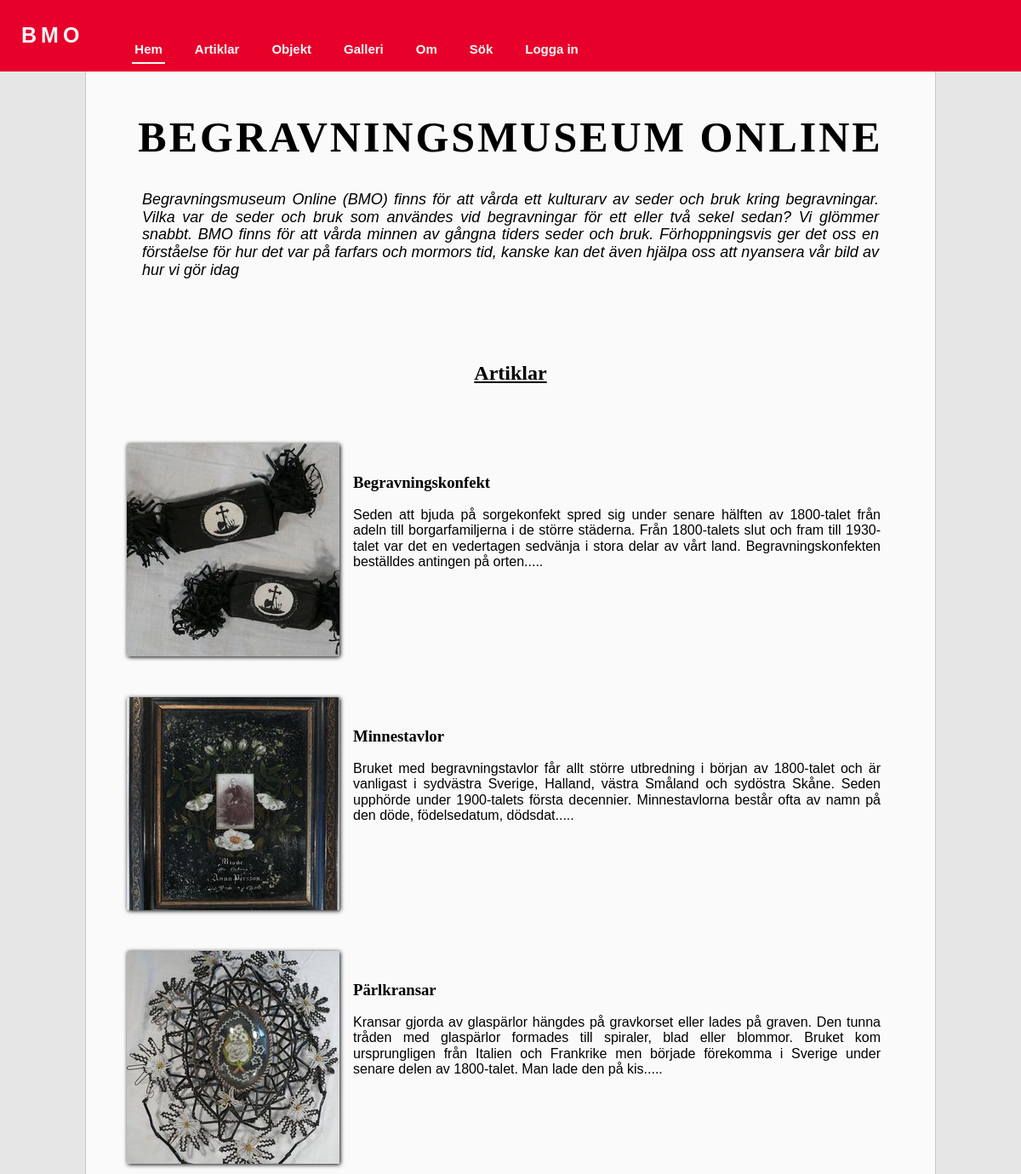
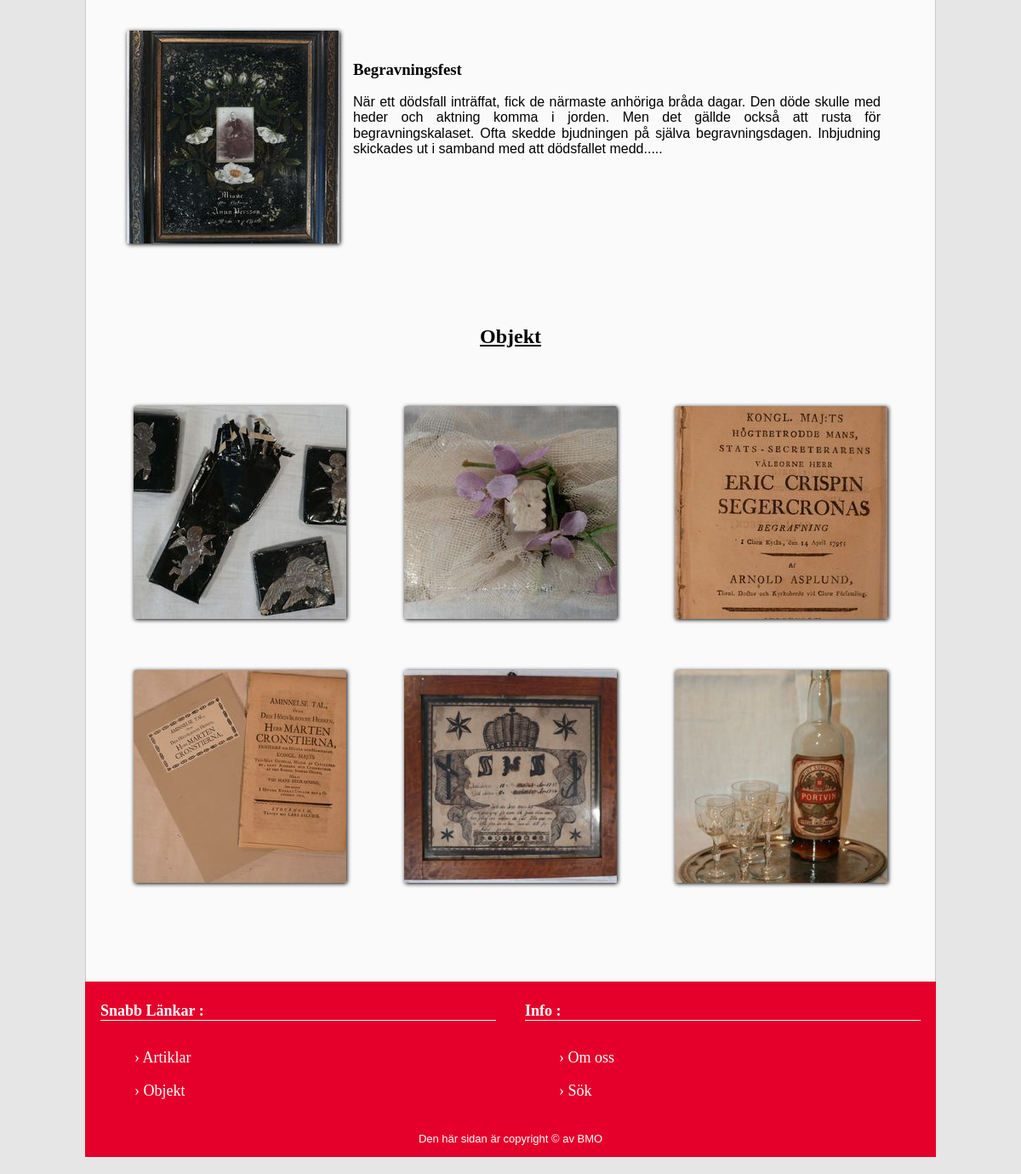
Page /public/home.php on the committed database (2 pictures, top to bottom).
### tables this page shows
CREATE TABLE "Article" ("id" INTEGER PRIMARY KEY  AUTOINCREMENT  NOT NULL  UNIQUE , "category" TEXT, "title" TEXT, "content" TEXT, "author" TEXT, "pubdate" DATETIME NOT NULL  DEFAULT CURRENT_DATE);

### src/database.php (called while the page is built, shortened)
<?php
function getAllArticles(): string
{
    $sql = <<<EOD
    SELECT
        id,
        category,
        title,
        content,
        author,
        pubdate
    FROM Article
    ;
    EOD;
    return $sql;
}

### view/pages/all_articles.php (called while the page is built)
<?php
$dsn = getDsn("bmo.sqlite");
$db = connectToDatabase($dsn);
$sql = getAllArticles();
$satment = $db->prepare($sql);
$satment->execute();
$result = $satment->fetchAll();

### src/article.php (called while the page is built, shortened)
<?php
function getContentMedium(string $content): string
{
    $text = "";
    for ($i = 3; $i < 300; $i++) {
        $text .= $content[$i];
    }
    $text .= ".....";
    return $text;
}
function getContentLong(string $content): string
{
    $text = "";
    for ($i = 3; $i < 453; $i++) {
        $text .= $content[$i];
    }
    return $text;
}

### view/pages/home.php (called while the page is built)
<?php
$objects = [
    "begravningskonfekt änglar" => "img/250x250/begravningskonfekt_anglar_x4.jpg",
    "begravningskonfekt högre stånd" => "img/250x250/begravningskonfekt_hogre_stand.jpg",
    "begravningskonfekt Madonna Maria o Jesus" => "img/250x250/begravningstal_eric_crispin_segercronas.jpg",
    "begravningskonfekt svart tro hopp kärlek" => "img/250x250/begravningstal_marten_cronstierna.jpg",
    "begravningskonfekt svart tro hopp " => "img/250x250/minnestavla_sus.jpg",
    "begravningskonfekt svart tro " => "img/250x250/portvin_med_glas.jpg",
];

### public/home.php (the view, shortened to what this page needs)
<?php
    include('../view/header.php');
    include('../view/navbar.php');
    include('../view/pages/home.php');
    include('../view/pages/all_articles.php');
    include('../src/article.php');
?>
<main class="main">
    <header>
        <h1 class="page_title">Begravningsmuseum Online</h1>
    </header>
    <p class="page_intro">
        <?= getContentLong($result[3]["content"]) ?>
    </p>
    <h2 class="page_h2"><a class="article_link" href="all_articles.php">Artiklar</a></h2>
    <div class="article_container">
        <img class="homepage_img" src="img/250x250/begravningskonfekt_svart_tro_hopp_karlekx2.jpg" alt="begravningskonfekt_svart_tro_hopp_karlekx2">
        <article class="article_content">
            <h3><a href="article.php?article=1">Begravningskonfekt</a></h3>
            <p>
                <?= getContentMedium($result[0]["content"]) ?>
            </p>
        </article>
    </div>
    <div class="article_container">
        <img class="homepage_img" src="img/250x250/minnestavla_anna_persson.jpg" alt="minnestavla_anna_persson">
        <article class="article_content">
            <h3><a href="article.php?article=2">Minnestavlor</a></h3>
            <p>
                <?= getContentMedium($result[1]["content"]) ?>
            </p>
        </article>
    </div>
    <div class="article_container">
        <img class="homepage_img" src="img/250x250/parlkrans_blomma.jpg" alt="parlkrans_blomma" >
        <article class="article_content">
            <h3><a href="article.php?article=3">Pärlkransar</a></h3>
            <p>
                <?= getContentMedium($result[2]["content"]) ?>
            </p>
        </article>
    </div>
    <div class="article_container">
        <img class="homepage_img" src="img/250x250/minnestavla_anna_persson.jpg" alt="minnestavla_anna_persson">
        <article class="article_content">
            <h3><a href="article.php?article=5">Begravningsfest</a></h3>
            <p>
                <?= getContentMedium($result[4]["content"]) ?>
            </p>
        </article>
    </div>
    <h2 class="page_h2"><a class="article_link" href="all_objects.php">Objekt</a></h2>
    <div class="home_gallery">
        <?php foreach ($objects as $object => $imgPath) : ?>
            <img class="homepage_img" src="<?= $imgPath ?>" title="<?= $object ?>" alt="<?= $imgPath ?>">
        <?php endforeach; ?>
    </div>
</main>
<?php include('../view/footer.php') ?>

### public/css/style.css (style rules this page uses)
ul, h1, h2, h3, h4 { font-family:'Noto'; }
p { font-family:Arial, Helvetica, sans-serif; }
html { background: rgb(230, 230, 230); }
.main { margin: 0 auto; max-width: 1000px; min-height: 1000px; padding: 1em 3em; background: rgb(250, 250, 250); border-right: 1px solid rgb(200,200,200); border-left: 1px solid rgb(200,200,200); }
.page_title { letter-spacing: 3px; text-align: center; font-size: 50px; text-transform: uppercase; }
.page_intro { text-align: justify; margin-bottom: 50px; }
.page_h2 { text-align: center; padding: 2em; }
.page_intro { font-size: large; font-style:italic; padding: 0 1em 0 1em; }
.home_gallery { display: flex; flex-wrap: wrap; justify-content: space-evenly; gap: 60px; margin: 0 0 100px 0; }
.article_container { max-height: 250px; display: flex; margin-bottom: 3em; }
.homepage_img { border-radius: 2px; box-shadow: 1px 1px 5px black; }
.article_content { overflow: auto; padding: 1em; text-align: justify; }
.article_content a { text-decoration: none; color: rgb(0, 0, 0) }

### public/css/init.css (style rules this page uses)
html { box-sizing: border-box; }
*, *:before, *:after { box-sizing: inherit; }
html { line-height: 1.15; background-color: #333; }
body { margin: 0; overflow-y: scroll; font-family: "Fira Sans", "Source Sans Pro", Helvetica, Arial, sans-serif; }

### public/css/article.css (style rules this page uses)
.article_link { color: black; margin: 0; margin-bottom: 10px; }

### rows in the picture
article: content "Begravningsmuseum Online (BMO) finns för att vårda ett kulturarv av seder och bruk kring begravningar. Vilka var de seder och bruk som användes vid begravningar för ett eller två sekel sedan? Vi glömmer snabbt. BMO finns för att vårda minnen av gångna tiders seder och bruk. Förhoppningsvis ger det oss en förståelse för hur det var på farfars och mormors tid, kanske kan det även hjälpa oss att nyansera vår bild av hur vi gör idag"
article: content "Seden att bjuda på sorgekonfekt spred sig under senare hälften av 1800-talet från adeln till borgarfamiljerna i de större städerna. Från 1800-talets slut och fram till 1930-talet var det en vedertagen sedvänja i stora delar av vårt land. Begravningskonfekten beställdes antingen på orten....."
article: content "Bruket med begravningstavlor får allt större utbredning i början av 1800-talet och är vanligast i sydvästra Sverige, Halland, västra Småland och sydöstra Skåne. Seden upphörde under 1900-talets första decennier. Minnestavlorna består ofta av namn på den döde, födelsedatum, dödsdat....."
article: content "Kransar gjorda av glaspärlor hängdes på gravkorset eller lades på graven. Den tunna tråden med glaspärlor formades till spiraler, blad eller blommor. Bruket kom ursprungligen från Italien och Frankrike men började förekomma i Sverige under senare delen av 1800-talet. Man lade den på kis....."
article: content "När ett dödsfall inträffat, fick de närmaste anhöriga bråda dagar. Den döde skulle med heder och aktning komma i jorden. Men det gällde också att rusta för begravningskalaset. Ofta skedde bjudningen på själva begravningsdagen. Inbjudning skickades ut i samband med att dödsfallet medd....."
